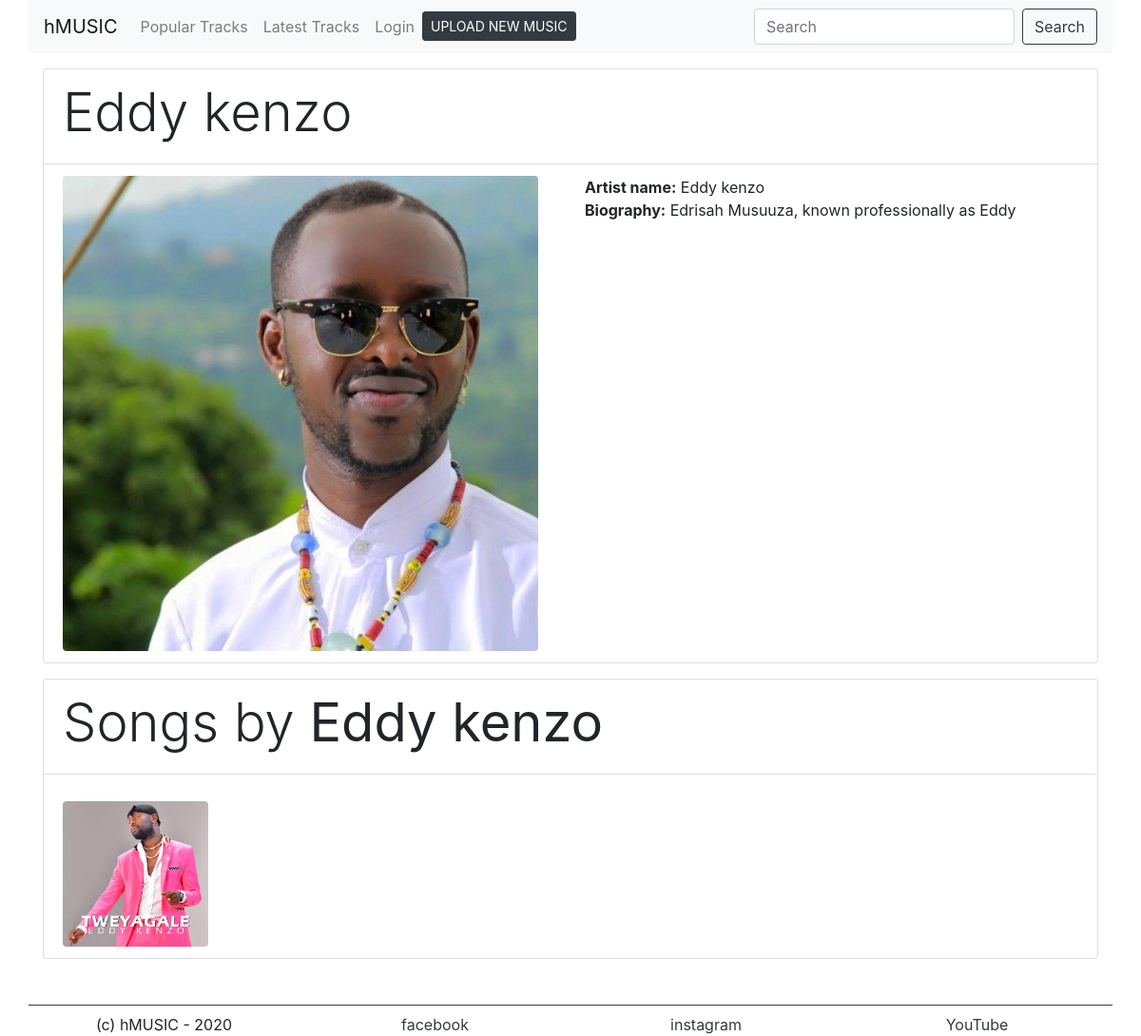
/artist.php?artist_id=1, run on the app's committed database.
### tables this page shows
CREATE TABLE `artist` (
  `artist_id` int(11) NOT NULL,
  `artist_name` varchar(45) DEFAULT NULL,
  `artist_biography` text DEFAULT NULL,
  `artist_details` varchar(45) DEFAULT NULL,
  `artist_photo` text NOT NULL
);

CREATE TABLE `songs` (
  `song_id` int(11) NOT NULL,
  `song_mp3` text DEFAULT NULL,
  `song_photo` text DEFAULT NULL,
  `song_date` text DEFAULT NULL,
  `aritst_id` varchar(35) DEFAULT NULL,
  `song_name` varchar(225) NOT NULL
);

### files/functions.php (called while the page is built, shortened)
<?php
function get_by_artist_id($conn,$artist_id){
	$songs = get_all_songs($conn);
	$_songs = array( );
	foreach ($songs as $key => $song) {
		$song['view_count'] = get_song_views($conn,$song['song_id']);
		$song['download_count'] = get_song_downloads($conn,$song['song_id']);
		if($artist_id == $song['artist_id']){
			array_push($_songs, $song);
		}
	}
	for($j = 0; $j < (count($_songs) - 1);$j++) {
		for($i = 0; $i < (count($_songs) - 1);$i++) {
			if($_songs[$i]['view_count'] < $_songs[$i+1]['view_count']){
				$temp = $_songs[$i];
				$_songs[$i] = $_songs[$i+1];
				$_songs[$i+1] = $temp;
			}
		}
	}
 	return $_songs;
}
function get_song_downloads($conn,$song_id){
	$sql = "SELECT count(download_id) AS download  FROM downloads WHERE song_id = {$song_id}";
 	$res = $conn->query($sql);
  	$data = $res->fetch_assoc();
  	return $data['download'];
}
function get_song_views($conn,$song_id){
	$sql = "SELECT count(view_id) AS view_count  FROM views WHERE song_id = {$song_id}";
 	$res = $conn->query($sql);
  	$data = $res->fetch_assoc();
  	return $data['view_count'];
}
function get_all_songs($conn){
	$sql = "SELECT * FROM artist,songs
			WHERE
				songs.aritst_id = artist.artist_id
			ORDER BY artist_name ASC";
 	$res = $conn->query($sql);
 	$songs = array();
  	while ($data = $res->fetch_assoc()) {
  		array_push($songs, $data);
 	}
 	return $songs;
}
function get_artist_by_artist_id($conn,$artist_id){
	$sql = "SELECT * FROM artist WHERE artist_id = {$artist_id};";
 	$res = $conn->query($sql);
 	$data = $res->fetch_assoc();
 	return $data;
}

### artist.php (the view, shortened to what this page needs)
<?php
	include 'files/functions.php';
	$artist_id = $_GET['artist_id'];
	$artist = get_artist_by_artist_id($conn,$artist_id);
	require_once("files/header.php");
?>
<div class="container">
	<ul class="list-group mt-md-3">
	  <li class="list-group-item">
	  	<h2 class="display-4"><?php echo $artist['artist_name']; ?></h2>
	  </li>
  		  <li class="list-group-item">
		  	<div class="row">
		  		<div class="col-md-6">
		  			<img class="img-fluid rounded"  src="uploads/<?php echo $artist['artist_photo']; ?>" alt="">
		  		</div>
		  		<div class="col-md-6">
		  			<div class="row">
		  				<div class="col-12">
		  					<b>Artist name:</b> <?php echo $artist['artist_name']; ?>
		  				</div>
		  				<div class="col-12 ">
		  					<b>Biography:</b> <?php echo $artist['artist_biography']; ?>
		  				</div>
		  			</div>
		  		</div>
		  	</div>
		  </li>
	</ul>
	<ul class="list-group mt-md-3">
	  <li class="list-group-item">
		<h2 class="display-4">Songs by <b><?php echo $artist['artist_name']; ?></b></h2>
	  </li>
	 <li class="list-group-item">
	 <div class="row">
	  	<?php
		  	$latest_songs = get_by_artist_id($conn,$artist_id);
		  	if(empty($latest_songs)){ ?>
		  			<div class="col-12">
		  				<div class="jumbotron">
			  				<h2>Ooopps!</h2>
			  				<hr>
			  				<p>This artist has no song yet!</p>
			  				<a href="index.php" class="btn btn-dark mt-3 mb-4 float-right" title="">Browse All Songs</a>
			  			</div>
		  			</div>
		  	<?php }else{
		  		$i = 0; foreach ($latest_songs as $key => $s):
			  	$i++; ?>
				 	<div class="col-6 col-md-2 rounded mt-3">
				 		<a href="play.php?song=<?php echo($s['song_id']); ?>" title=""><img class="img-fluid rounded"   src="uploads/<?php echo $s['song_photo']; ?>" alt=""></a>
				 	</div>
		 		<?php endforeach ?>
		 <?php } ?>
	 </div>
	</li>
	</ul>
</div>
<?php require_once("files/footer.php"); ?>

### data on the page
artist: artist_name "Eddy kenzo", artist_photo (picture), artist_biography "Edrisah Musuuza, known professionally as Eddy", songs.song_photo (placeholder picture)
